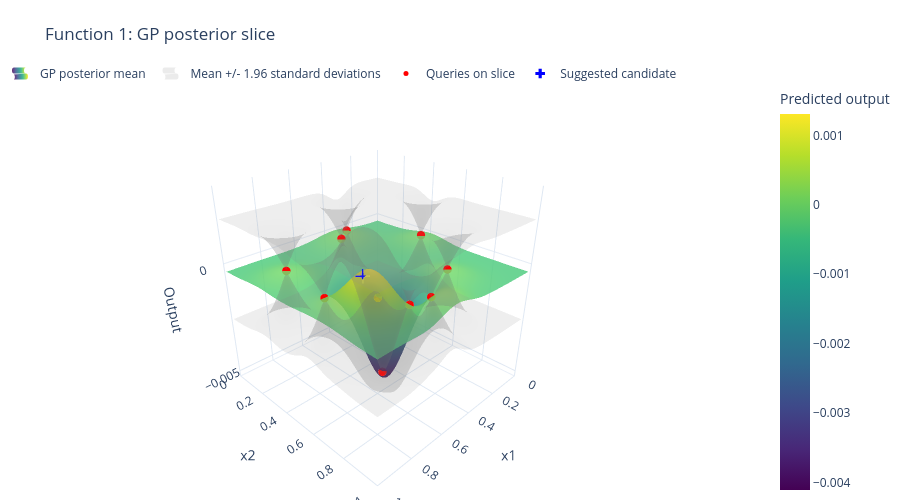

The code cell stored with this chart in its notebook:
### Markdown cell above
Context: evaluation of first set of

### Code cell
function_id = 1
observations = load_initial_observations(root, function_id)
num_queries = 100
kernel = RBF(length_scale=0.1, length_scale_bounds="fixed")

optimizer = BayesianOptimizer(
    observations,
    OptimisationConfig(
        budget=remaining_budget(observations, function_id, num_queries),
        seed=CONFIG["random_state"],
        acquisition="ucb",
        kappa=kappa,
        kernel=kernel,
    ),
)
point, mean, std, acquisition_score = optimizer.suggest_with_prediction()
print(f'Function {function_id}: submit {format_submission(point)}')
print(f'Predicted mean: {mean:.4f}, posterior std: {std:.4f}, UCB: {acquisition_score:.4f}')

history = optimizer.history
slice_dimensions = tuple(range(min(2, history.dimension)))
model = fit_surrogate(history, kernel=kernel)
fig = plot_optimization_surface(
    history, model, slice_dimensions,
    beta=kappa, suggested_point=point,
)

### Figure 1 — Plotly figure (JSON) as saved in the notebook; plotly's stock layout.template omitted (floating-point values rounded to 4 significant figures; data arrays with more than 128 entries replaced by an {"elided": "..."} marker saying what was removed)
{"data": [{"colorbar": {"title": {"text": "Predicted output"}}, "colorscale": [[0.0, "#440154"], [0.1111, "#482878"], [0.2222, "#3e4989"], [0.3333, "#31688e"], [0.4444, "#26828e"], [0.5556, "#1f9e89"], [0.6667, "#35b779"], [0.7778, "#6ece58"], [0.8889, "#b5de2b"], [1.0, "#fde725"]], "hovertemplate": "x1: %{x:.4f}<br>x2: %{y:.4f}<br>Mean: %{z:.4f}<extra></extra>", "name": "GP posterior mean", "opacity": 0.85, "showlegend": true, "type": "surface", "x": {"elided": "101x101 float values"}, "y": {"elided": "101x101 float values"}, "z": {"elided": "101x101 float values"}}, {"colorscale": [[0, "gray"], [1, "gray"]], "hoverinfo": "skip", "legendgroup": "uncertainty", "name": "Mean +/- 1.96 standard deviations", "opacity": 0.15, "showlegend": false, "showscale": false, "type": "surface", "x": {"elided": "101x101 float values"}, "y": {"elided": "101x101 float values"}, "z": {"elided": "101x101 float values"}}, {"colorscale": [[0, "gray"], [1, "gray"]], "hoverinfo": "skip", "legendgroup": "uncertainty", "name": "Mean +/- 1.96 standard deviations", "opacity": 0.15, "showlegend": true, "showscale": false, "type": "surface", "x": {"elided": "101x101 float values"}, "y": {"elided": "101x101 float values"}, "z": {"elided": "101x101 float values"}}, {"hovertemplate": "x1: %{x:.4f}<br>x2: %{y:.4f}<br>Measured output: %{z:.4f}<extra></extra>", "marker": {"color": "red", "size": 5, "symbol": "circle"}, "mode": "markers", "name": "Queries on slice", "type": "scatter3d", "x": [0.3194, 0.5743, 0.731, 0.8404, 0.6501, 0.4104, 0.3127, 0.6834, 0.08251, 0.8839], "y": [0.763, 0.8799, 0.733, 0.2647, 0.6815, 0.1476, 0.07872, 0.8611, 0.4035, 0.5823], "z": [1.323e-79, 1.033e-46, 7.711e-16, 3.342e-124, -0.003606, -2.159e-54, -2.089e-91, 2.535e-40, 3.607e-81, 6.23e-48]}, {"hovertemplate": "x1: %{x:.4f}<br>x2: %{y:.4f}<br>Predicted mean: %{z:.4f}<extra></extra>", "marker": {"color": "blue", "size": 8, "symbol": "cross"}, "mode": "markers", "name": "Suggested candidate", "type": "scatter3d", "x": [0.8355], "y": [0.7553], "z": [0.00116]}], "layout": {"autosize": true, "height": 500, "legend": {"orientation": "h", "x": 0, "y": 1.05}, "margin": {"b": 0, "l": 0, "r": 0, "t": 80}, "scene": {"aspectmode": "cube", "camera": {"eye": {"x": 1.5, "y": 1.5, "z": 1.1}}, "xaxis": {"range": [0, 1], "title": {"text": "x1"}}, "yaxis": {"range": [0, 1], "title": {"text": "x2"}}, "zaxis": {"title": {"text": "Output"}}}, "title": {"text": "Function 1: GP posterior slice"}}}
